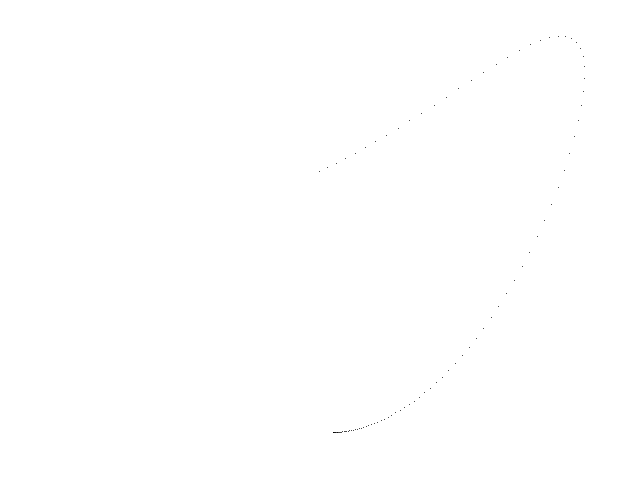
Frame 1 (no input)
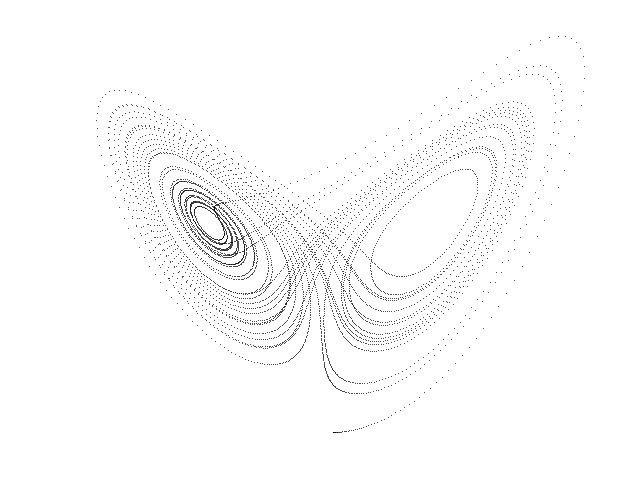
Frame 60 (the mouse pressed at the canvas centre just before this capture)
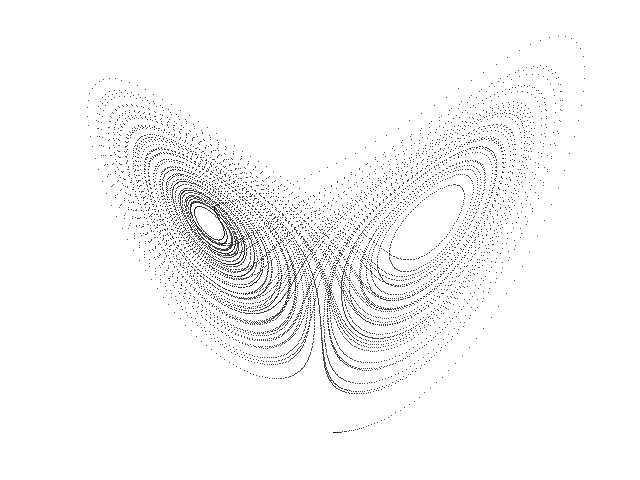
Frame 120 (the mouse held since frame 60 and released just before this capture)

The Processing sketch that drew these frames (run headless with seeded random() and noise(); from frame 60 on, the mouse is pressed at the canvas centre):

// Processing sketch: Lorenz
// ── Lorenz.pde
// Lorenz chaotic attractor //

  float x = 1.0;
  float y = 1.0;
  float z = 1.0;
  float dt = 0.005;
  float a = 10.0;
  float b = 28.0;
  float c = 8.0 / 3.0;


void setup() {
  
  size(640, 480);
  background(255);
  
}

void draw() {
  
  for (int i=0; i<100; i++) {
    
    float nx = x;
    float ny = y;
    float nz = z;
        
    x = nx + dt * (a * (ny - nx));
    y = ny + dt * (nx * (b - nz) - ny);
    z = nz + dt * (nx * ny - c * nz);
  
    point(320 + (13 * x), 440 + (8 * -z));
        
  }

}
